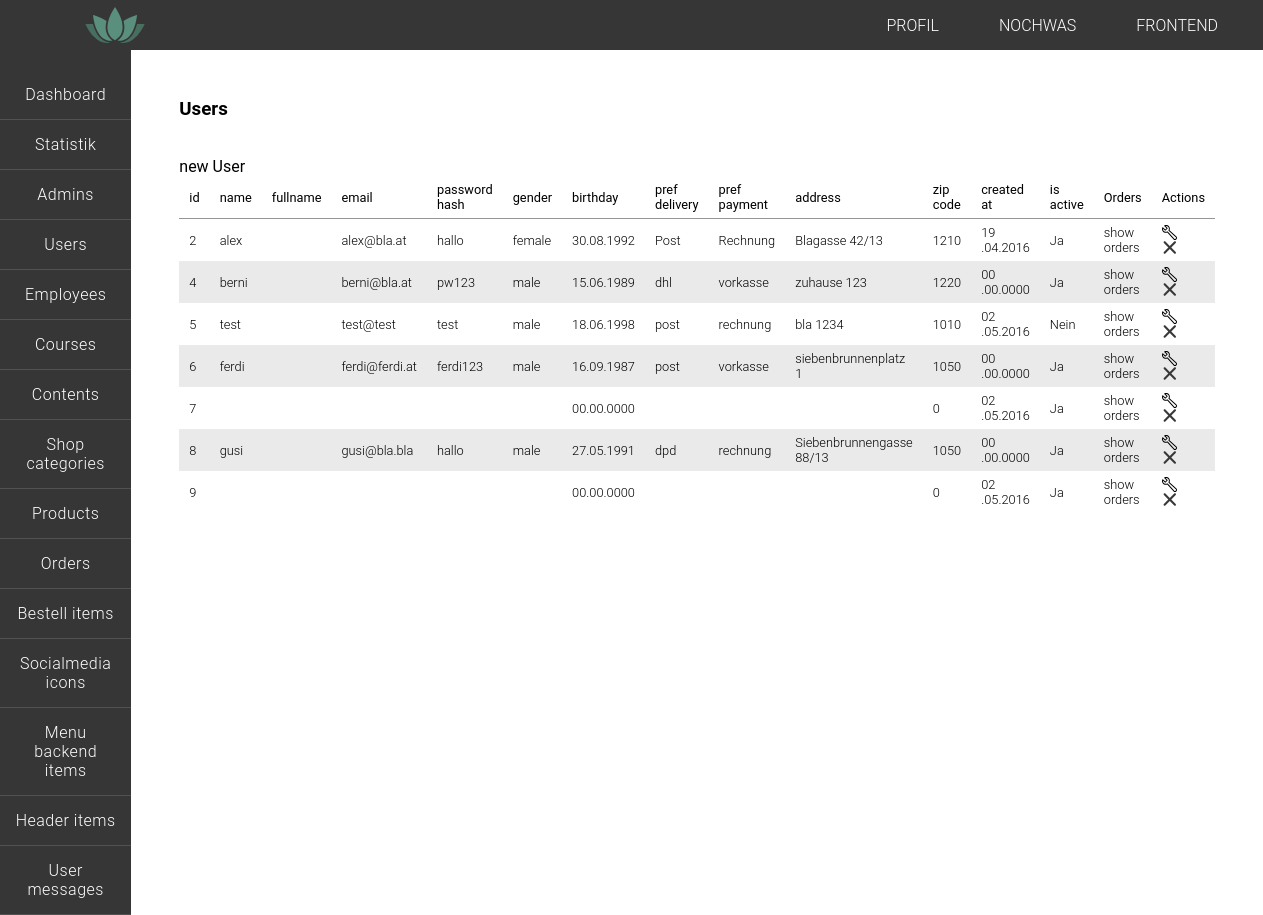
/backend/index.php?page=users, run on the app's committed database.
### tables this page shows
CREATE TABLE `menu_backend_items` (
  `id` int(11) NOT NULL,
  `item_name` varchar(100) NOT NULL,
  `is_active` tinyint(1) NOT NULL,
  `deleted_at` datetime DEFAULT NULL
);

CREATE TABLE `users` (
  `id` int(11) NOT NULL,
  `_name` varchar(50) NOT NULL,
  `fullname` varchar(100) NOT NULL,
  `email` varchar(70) NOT NULL,
  `password_hash` varchar(100) NOT NULL,
  `gender` varchar(10) NOT NULL,
  `birthday` date NOT NULL,
  `pref_delivery` varchar(40) NOT NULL,
  `pref_payment` varchar(40) NOT NULL,
  `address` varchar(40) NOT NULL,
  `zip_code` int(4) NOT NULL,
  `created_at` timestamp NOT NULL DEFAULT CURRENT_TIMESTAMP,
  `is_active` tinyint(1) NOT NULL DEFAULT '1',
  `deleted_at` datetime DEFAULT NULL
);

### functions/helpers.php (called while the page is built, shortened)
<?php
function bool_to_word($bool){
    if($bool == 1){
        $word = 'Ja';
    }else{
        $word = 'Nein';
    }
    return $word;
}
function underscore_to_space($input_name){
    $input_name_space = str_replace('_', ' ', $input_name);
    return $input_name_space;
}
function date_to_better_date($date){
    $date_arr = explode("-", $date );
    $new_date = implode(array_reverse($date_arr), ".");
    return $new_date;
}

### backend/logic/logic.php (called while the page is built, shortened)
<?php
include('views/site_backend.php');

### functions/table_functions.php (the view, shortened to what this page needs)
<?php
function sql_query($table_name, $current_page, $entries_per_page, $order_by, $order_dir){
    global $link;
    $limit_start = $current_page * $entries_per_page - $entries_per_page;
    $sql = "SELECT * FROM " .$table_name ." WHERE deleted_at IS NULL ORDER BY " .$order_by ." " .$order_dir ." LIMIT " .$limit_start .", " .$entries_per_page;
    $result = mysqli_query($link, $sql);
    $content_array = mysqli_fetch_all($result, MYSQLI_ASSOC);
    return $content_array;
}
function create_table($content_array){
    global $link;
    $table_name = $_GET['page'];
    $ths = "";
    $tds = "";
    for($i = 0; $i < count($content_array); $i++){
        $tds .= "<tr>";
        foreach($content_array[$i] as $col => $wert){
            if($i == 0 && $col != 'deleted_at'){
                $ths .= "<th>" .sort_table($table_name, $col, underscore_to_space($col)) ."</th>";
            }
            if(substr($col, 0, 3) == 'is_' || substr($col, 0, 3) == 'in_'){
                $tds .= "<td>" .bool_to_word($wert) ."</td>";
            }elseif(substr($col, -3, 3) == '_at' && $col != 'deleted_at'){
                $tds .= "<td>" .date_to_better_date(substr($wert, 0, -8)) ."</td>";
            }elseif(substr($col, -3, 3) == '_id'){
                $sql1 = "SELECT " .'_name' ." FROM " .substr($col, 0, -3) ." WHERE id = " .$wert;
                $result1 = mysqli_query($link, $sql1);
                $col_name = mysqli_fetch_all($result1, MYSQLI_ASSOC);
                $tds .= "<td>" .$col_name[0]['_name'] ."</td>";
            }elseif(strlen($wert) > 30) {
                $tds .= "<td>" .truncate($wert) ."</td>";
            }elseif($col == 'birthday') {
                $tds .= "<td>" .date_to_better_date($wert)."</td>";
            }elseif($col == 'deleted_at') {
                $tds .= " ";
            }else {
                $tds .= "<td>" .$wert ."</td>";
            }
        }
        if($table_name == 'users'){
            $tds .= "<td>";
            $tds .= "<a class=\"btn_backend\" href=\"index.php?page=" .$_GET['page'] ."&amp;action=show_orders&amp;id=" .$content_array[$i]['id'] ."\">show orders</a>";
            $tds .= "</td>";
        }
        $tds .= "<td>";
        $tds .= "<a class=\"edit small_edit\" href=\"index.php?page=" .$_GET['page'] ."&amp;action=edit&amp;id=" .$content_array[$i]['id'] ."\">edit</a>";
        $tds .= "<a class=\"delete small_delete\" href=\"index.php?page=" .$_GET['page'] ."&amp;action=delete&amp;id=" .$content_array[$i]['id'] ."\">delete</a>";
        $tds .= "</td>";
        $tds .= "</tr>";
        $return = ['ths' => $ths, 'tds' => $tds];
        if($i == count($content_array) -1){
            return $return;
        }
    }
}
function sort_table($site, $column, $anchor) {
    $order_dir = isset($_GET["order_dir"]) && $_GET["order_dir"] == "desc" ? "asc" : "desc";
    $output = <<<HEREDOC
<a href="?page=$site&order_by=$column&order_dir=$order_dir">$anchor</a>
HEREDOC;
    return $output;
}

### functions/backend_functions.php
<?php
function create_menu_items(){
    global $link;
    $item_name = 'item_name';
    $table_name = 'menu_backend_items';
    $list_item = "";
    $sql = "SELECT " .$item_name ." FROM " .$table_name ;
    $result = mysqli_query($link, $sql);
    $items = mysqli_fetch_all($result, MYSQLI_ASSOC);
    foreach($items as $item){
        $menu_item = ucfirst($item['item_name']);
        $list_item .= "<li><a href=\"index.php?page=" .$item['item_name'] ."\">" .underscore_to_space($menu_item) ."</a></li>\n\r";
    }
    return $list_item;
}

### css/styles.css (style rules this page uses)
* { margin: 0; padding: 0; list-style: none; text-decoration: none; font-family: 'roboto', sans-serif; box-sizing: border-box; }
html { position: relative; min-height: 100%; }
a { color: inherit; display: inline-block; }
.delete, .edit { width: 20px; height: 20px; background-repeat: no-repeat; background-position: center; text-indent: -99999px; background-size: contain; margin-right: 2px; }
.delete { background-image: url("../img/close.svg"); }
.edit { background-image: url("../img/wrench75.svg"); margin-right: 1em; }
.small_delete, .small_edit { width: 15px; height: 15px; }
.nav_backend li { border-bottom: 1px solid #515151; }
.nav_backend a { color: white; transition: all 0.4s linear; padding: 15px; width: 100%; text-align: center; }
.table_backend th, .table_backend td { padding: 6px 10px 6px ; font-size: 0.8em; }
.table_backend th { border-bottom: 1px solid #959595; text-align: left; font-weight: 400; }
.table_backend td { font-weight: 300; }
.table_backend tr:nth-child(2n) { background-color: #eaeaea; }

### data on the page
menu_backend_items: item_name "Dashboard"
menu_backend_items: item_name "Statistik"
menu_backend_items: item_name "Admins"
menu_backend_items: item_name "Users"
menu_backend_items: item_name "Employees"
menu_backend_items: item_name "Courses"
menu_backend_items: item_name "Contents"
menu_backend_items: item_name "Shop categories"
menu_backend_items: item_name "Products"
menu_backend_items: item_name "Orders"
menu_backend_items: item_name "Bestell items"
menu_backend_items: item_name "Socialmedia icons"
menu_backend_items: item_name "Menu backend items"
menu_backend_items: item_name "Header items"
menu_backend_items: item_name "User messages"
users: id "2 alex alex@bla.at hallo female Post Rechnung Blagasse 42/13 1210", birthday "30.08.1992", created_at "19 .04.2016", is_active "Ja"
users: id "4 berni berni@bla.at pw123 male dhl vorkasse zuhause 123 1220", birthday "15.06.1989", created_at "00 .00.0000", is_active "Ja"
users: id "5 test test@test test male post rechnung bla 1234 1010", birthday "18.06.1998", created_at "02 .05.2016", is_active "Nein"
users: id "6 ferdi ferdi@ferdi.at ferdi123 male post vorkasse siebenbrunnenplatz 1 1050", birthday "16.09.1987", created_at "00 .00.0000", is_active "Ja"
users: id "7 0", birthday "00.00.0000", created_at "02 .05.2016", is_active "Ja"
users: id "8 gusi gusi@bla.bla hallo male dpd rechnung Siebenbrunnengasse 88/13 1050", birthday "27.05.1991", created_at "00 .00.0000", is_active "Ja"
users: id "9 0", birthday "00.00.0000", created_at "02 .05.2016", is_active "Ja"

### other printed values
$page_name "Users"
$new_item "new User"
$anchor "id name fullname email password hash gender birthday pref delivery pref payment address zip code created at is active"
